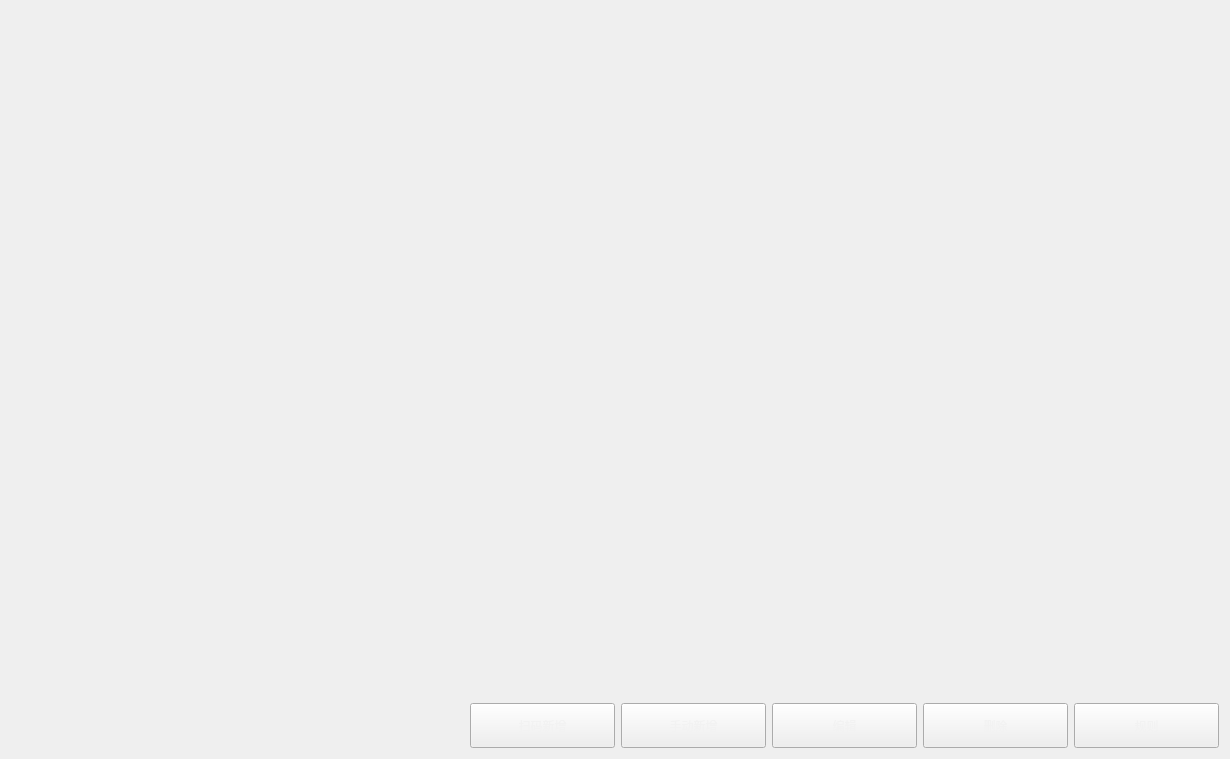
<?xml version="1.0" encoding="UTF-8"?>
<ui version="4.0">
 <class>QCSetting</class>
 <widget class="QWidget" name="QCSetting">
  <property name="geometry">
   <rect>
    <x>0</x>
    <y>0</y>
    <width>1230</width>
    <height>759</height>
   </rect>
  </property>
  <property name="windowTitle">
   <string>Form</string>
  </property>
  <layout class="QVBoxLayout" name="verticalLayout" stretch="20,1">
   <item>
    <layout class="QHBoxLayout" name="horizontalLayout_2">
     <item>
      <widget class="CusTableView" name="QCProductsTable" native="true"/>
     </item>
     <item>
      <widget class="CusTableView" name="QCProjectsTable" native="true"/>
     </item>
    </layout>
   </item>
   <item>
    <layout class="QHBoxLayout" name="horizontalLayout">
     <item>
      <spacer name="horizontalSpacer">
       <property name="orientation">
        <enum>Qt::Horizontal</enum>
       </property>
       <property name="sizeHint" stdset="0">
        <size>
         <width>40</width>
         <height>20</height>
        </size>
       </property>
      </spacer>
     </item>
     <item>
      <widget class="QPushButton" name="ScanfBtn">
       <property name="minimumSize">
        <size>
         <width>145</width>
         <height>45</height>
        </size>
       </property>
       <property name="styleSheet">
        <string notr="true">QPushButton{
font: 700 13pt &quot;Microsoft YaHei UI&quot;;
color: #F2F2F2;
border-image: url(:/resources/img/common/btnNomal.png);
padding: -1;}
QPushButton:pressed{
font: 700 13pt &quot;Microsoft YaHei UI&quot;;
color: #F2F2F2;
border-image: url(:/resources/img/common/btnClicked.png);
padding: -1;}
</string>
       </property>
       <property name="text">
        <string>扫码新增</string>
       </property>
      </widget>
     </item>
     <item>
      <widget class="QPushButton" name="ManulBtn">
       <property name="minimumSize">
        <size>
         <width>145</width>
         <height>45</height>
        </size>
       </property>
       <property name="styleSheet">
        <string notr="true">QPushButton{
font: 700 13pt &quot;Microsoft YaHei UI&quot;;
color: #F2F2F2;
border-image: url(:/resources/img/common/btnNomal.png);
padding: -1;}
QPushButton:pressed{
font: 700 13pt &quot;Microsoft YaHei UI&quot;;
color: #F2F2F2;
border-image: url(:/resources/img/common/btnClicked.png);
padding: -1;}
</string>
       </property>
       <property name="text">
        <string>手动新增</string>
       </property>
      </widget>
     </item>
     <item>
      <widget class="QPushButton" name="EditBtn">
       <property name="minimumSize">
        <size>
         <width>145</width>
         <height>45</height>
        </size>
       </property>
       <property name="styleSheet">
        <string notr="true">QPushButton{
font: 700 13pt &quot;Microsoft YaHei UI&quot;;
color: #F2F2F2;
border-image: url(:/resources/img/common/btnNomal.png);
padding: -1;}
QPushButton:pressed{
font: 700 13pt &quot;Microsoft YaHei UI&quot;;
color: #F2F2F2;
border-image: url(:/resources/img/common/btnClicked.png);
padding: -1;}
</string>
       </property>
       <property name="text">
        <string>编辑</string>
       </property>
      </widget>
     </item>
     <item>
      <widget class="QPushButton" name="DeleteBtn">
       <property name="minimumSize">
        <size>
         <width>145</width>
         <height>45</height>
        </size>
       </property>
       <property name="styleSheet">
        <string notr="true">QPushButton{
font: 700 13pt &quot;Microsoft YaHei UI&quot;;
color: #F2F2F2;
border-image: url(:/resources/img/common/btnNomal.png);
padding: -1;}
QPushButton:pressed{
font: 700 13pt &quot;Microsoft YaHei UI&quot;;
color: #F2F2F2;
border-image: url(:/resources/img/common/btnClicked.png);
padding: -1;}
</string>
       </property>
       <property name="text">
        <string>删除</string>
       </property>
      </widget>
     </item>
     <item>
      <widget class="QPushButton" name="RuleBtn">
       <property name="minimumSize">
        <size>
         <width>145</width>
         <height>45</height>
        </size>
       </property>
       <property name="styleSheet">
        <string notr="true">QPushButton{
font: 700 13pt &quot;Microsoft YaHei UI&quot;;
color: #F2F2F2;
border-image: url(:/resources/img/common/btnNomal.png);
padding: -1;}
QPushButton:pressed{
font: 700 13pt &quot;Microsoft YaHei UI&quot;;
color: #F2F2F2;
border-image: url(:/resources/img/common/btnClicked.png);
padding: -1;}
</string>
       </property>
       <property name="text">
        <string>规则</string>
       </property>
      </widget>
     </item>
    </layout>
   </item>
  </layout>
 </widget>
 <customwidgets>
  <customwidget>
   <class>CusTableView</class>
   <extends>QWidget</extends>
   <header location="global">CusTableView.h</header>
   <container>1</container>
  </customwidget>
 </customwidgets>
 <resources/>
 <connections/>
</ui>
